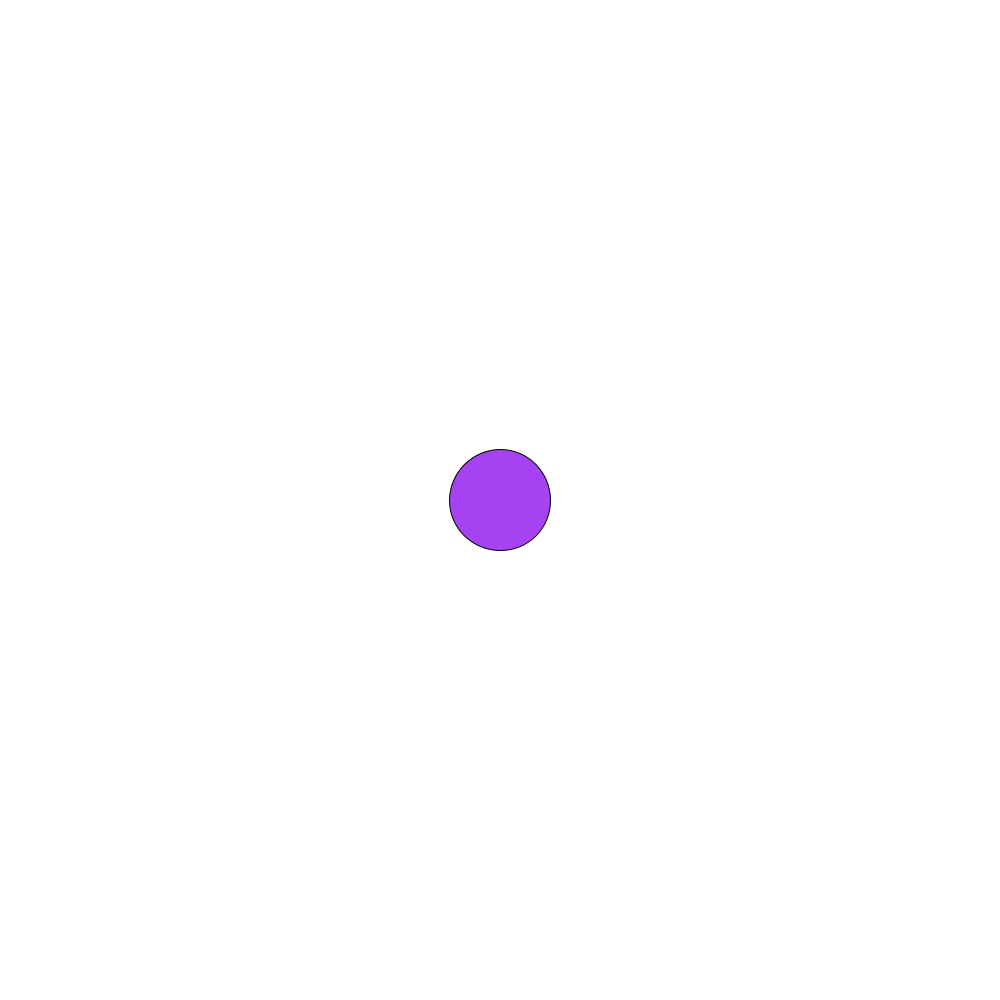
Frame 1 (no input)
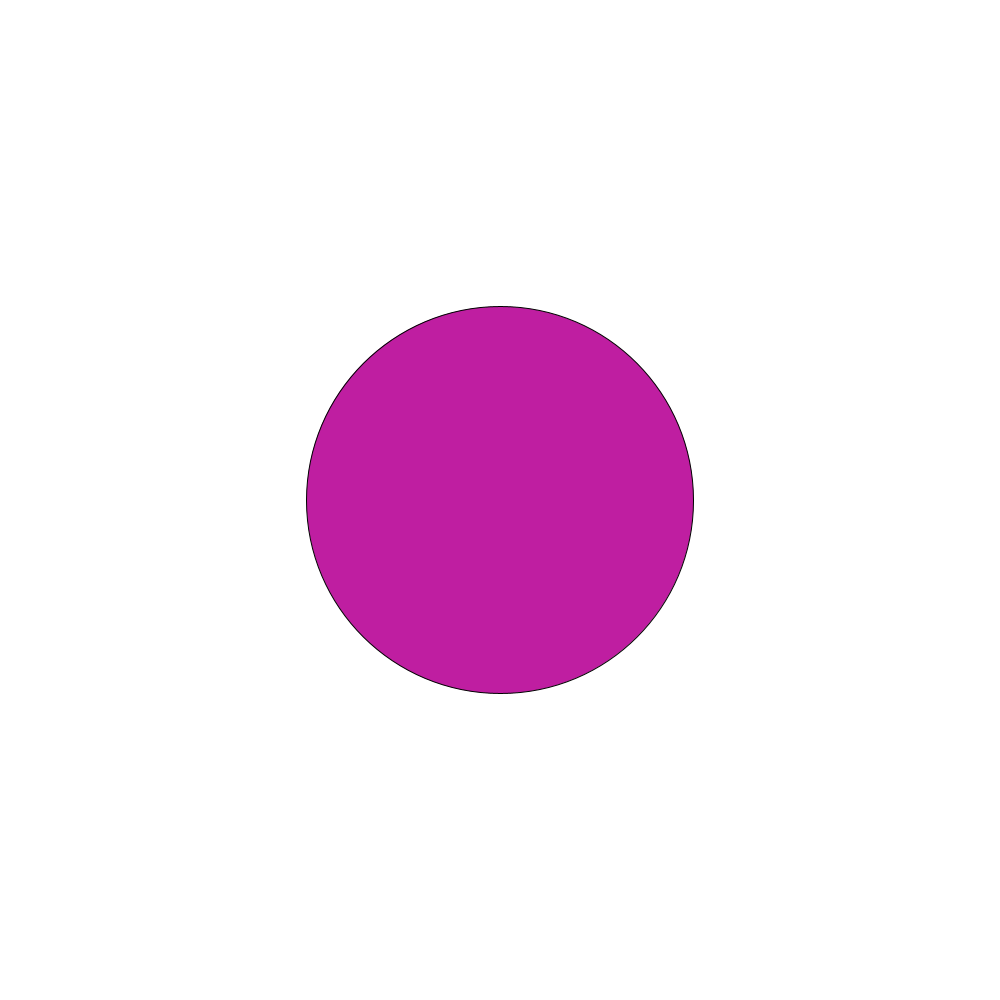
Frame 60 (the mouse pressed at the canvas centre just before this capture)
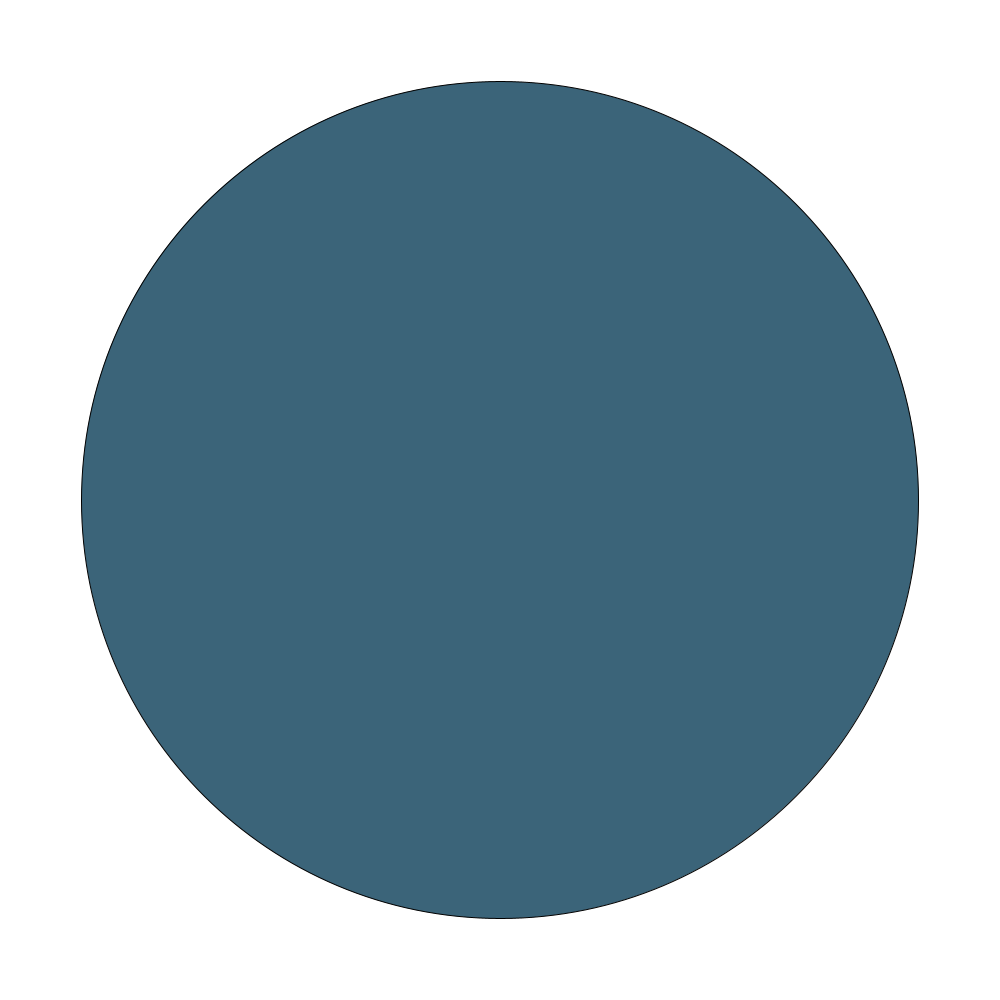
Frame 120 (the mouse held since frame 60 and released just before this capture)

The Processing sketch that drew these frames (run headless with seeded random() and noise(); from frame 60 on, the mouse is pressed at the canvas centre):

// Processing sketch: Are_You_Ready_To_Comply
// ── Are_You_Ready_To_Comply.pde
int ellipseWidth=101;
int ellipseHeight=101;
int growthRate=5;

void setup(){
  size(1000,1000);
}
void draw(){
  background(255,255,255);
  fill(random(1,255),random(1,255),random(1,255));
  ellipse(width/2,height/2,ellipseWidth,ellipseHeight);
  ellipseWidth=ellipseWidth+growthRate;
  ellipseHeight=ellipseHeight+growthRate;
  if(ellipseWidth>=width-1 && ellipseHeight>=height-1){
    growthRate=growthRate*-1;
  }
  if(ellipseWidth<=100 && ellipseHeight<=100){
    growthRate=growthRate*-1;
  }
  growthRate=growthRate+1;
}
